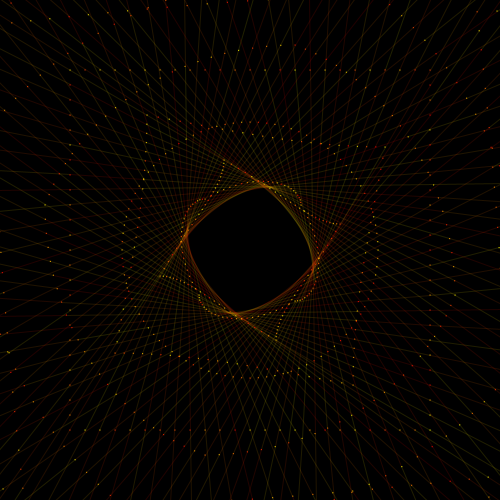
Frame 1 (no input)
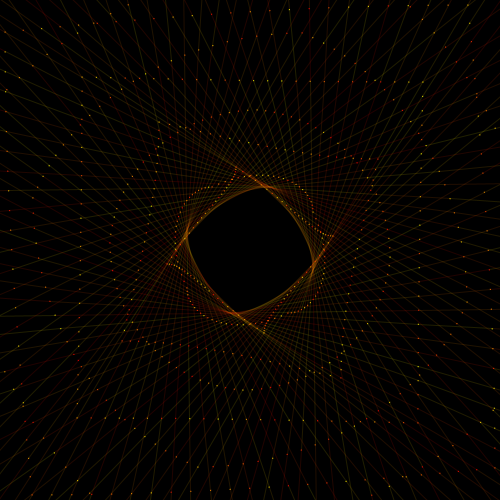
Frame 60 (the mouse pressed at the canvas centre just before this capture)
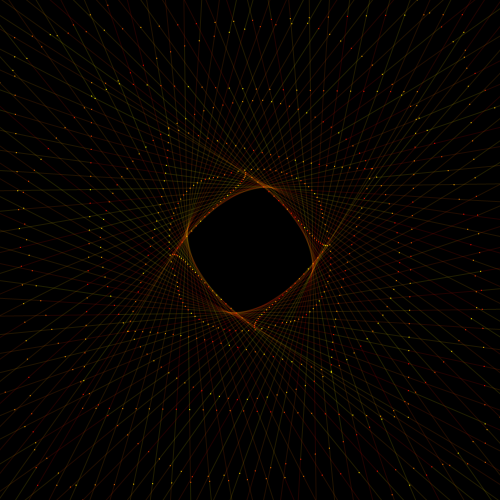
Frame 120 (the mouse held since frame 60 and released just before this capture)

The Processing sketch that drew these frames (run headless with seeded random() and noise(); from frame 60 on, the mouse is pressed at the canvas centre):

// Processing sketch: particleVortex
// ── particleVortex.pde
int nFrames = 32;
float phasor = 0.0;
float phasorInc = 1.0 / (float) nFrames;
ArrayList circles;
ArrayList shapes1 = new ArrayList();
ArrayList shapes2 = new ArrayList();

void setup() {
  size(500, 500);

  circles = new ArrayList();
  float nCircles = 96.0;
  float squareRadius = 180;
  float circleRadius = 128;
  float circleX = width / 2;
  float circleY = height / 2;
  float squareX = width / 2;
  float squareY = height / 2;

  for (int i = 0; i < (int) nCircles; i++) {
    float n = (float) i / nCircles;
    shapes1.add(getVCoordinates(new PVector(circleX, circleY), circleRadius, n * TWO_PI - QUARTER_PI * 6));
  }

  float nPoints = nCircles / 4;

  for (int i = 0; i < nPoints; i++) {
    float offset = squareY - squareRadius;
    PVector v = new PVector(squareX + squareRadius, offset + (float) i / nPoints * squareRadius * 2);
    shapes2.add(v);
  }

  for (int i = (int) nPoints; i > 0; i--) {
    float offset = squareX - squareRadius;
    PVector v = new PVector(offset + (float) i / nPoints * squareRadius * 2, squareY + squareRadius);
    shapes2.add(v);
  }

  for (int i = (int) nPoints; i > 0; i--) {
    float offset = squareY - squareRadius;
    PVector v = new PVector(squareX - squareRadius, offset + (float) i / nPoints * squareRadius * 2);
    shapes2.add(v);
  }

  for (int i = 0; i < nPoints; i++) {
    float offset = squareX - squareRadius;
    PVector v = new PVector(offset + (float) i / nPoints * squareRadius * 2, squareY - squareRadius);
    shapes2.add(v);
  }

  println(shapes1.size() + " - " + shapes2.size());
  for (int i = 0; i < shapes2.size (); i++) {
    PVector v = (PVector) shapes2.get(i);
    PVector v2 = (PVector) shapes1.get(i);
    float distance = dist(v.x, v.y, v2.x, v2.y);
    float angle = atan2(v2.y - v.y, v2.x - v.x);

    circles.add(new CirclesOnALine(v, 1, distance / 4.0, angle));
  }

  background(0);
}

void draw() {
  background(0);

  int listSize = circles.size();

  for (int i = 0; i < listSize; i++) {
    CirclesOnALine thisCircle = (CirclesOnALine) circles.get(i);
    thisCircle.draw();
  }

  updatePhasor();
}

PVector getVCoordinates(PVector v, float d, float a) {
  return new PVector(v.x + d * cos(a), v.y + d * sin(a));
}

void updatePhasor() {
  phasor += phasorInc;

  if (phasor >= 1.0) {
    phasor -= 1.0;
  }
}

class CirclesOnALine {
  PVector v;
  float r, d, a;  // radius, distance, angle

  CirclesOnALine(PVector v_, float r_, float d_, float a_) {
    v = v_;
    r = r_;
    d = d_;
    a = a_;
  }

  void draw() {
    PVector v1 = getVCoordinates(v, d * phasor, a + PI);

    while (v1.x > -r && v1.x < width + r
      && v1.y > -r && v1.y < height + r) {
      v1 = getVCoordinates(v1, d, a + PI);
    }

    do {
      color c = color(255, random(255), 0);
      stroke(c, 32);
      fill(c);
      float d2 = dist(width / 2, height / 2, v1.x, v1.y);
      ellipse(v1.x, v1.y, r, r);
      PVector v2 = v1;
      v1 = getVCoordinates(v1, d, a);
      line(v1.x, v1.y, v2.x, v2.y);
    } 
    while (v1.x > -r && v1.x < width + r
      && v1.y > -r && v1.y < height + r);
  }
}
